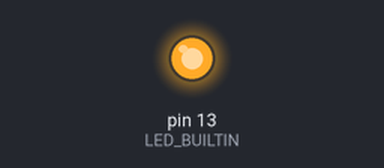
Simulated run of this sketch. Board: Arduino Uno, built with avr-gcc and run on an emulated ATmega328P. Shown: output pins drawn as LEDs (lit = HIGH).

Above: at 0.6 s.
At 49.2 s:
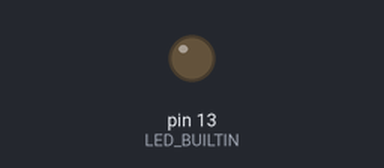
Timing chart, 0 to 52.5 s (numbered marks = the images above):
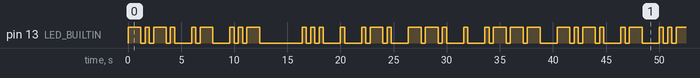

The sketch:

Morse_code.ino
```cpp
class MorseCode {
  private:
    int unitTiming = 400;

    String decodeChar(char alpha) {
      switch (alpha) {
        case 'a': return ".-";
        case 'b': return "-...";
        case 'c': return "-.-.";
        case 'd': return "-..";
        case 'e': return ".";
        case 'f': return "..-.";
        case 'g': return "--.";
        case 'h': return "....";
        case 'i': return "..";
        case 'j': return ".---";
        case 'k': return "-.-.";
        case 'l': return ".-..";
        case 'm': return "--";
        case 'n': return "-.";
        case 'o': return "---";
        case 'p': return ".--.";
        case 'q': return "--.-";
        case 'r': return ".-.";
        case 's': return "...";
        case 't': return "-";
        case 'u': return "..-";
        case 'v': return "...-";
        case 'w': return ".--";
        case 'x': return "-..-";
        case 'y': return "-.--";
        case 'z': return "--..";
        default:  return "/";
      }
    }

  public:
    void translate(String input, void (*blinkOn)(int), void (*blinkOff)(int)) {
      for (int i = 0; i < input.length(); i++) {
        String decoded = decodeChar(input[i]);

        for (int j = 0; j < decoded.length(); j++) {
          char symbol = char(decoded[j]);

          if (symbol == '.') {
            blinkOn(unitTiming);
            blinkOff(unitTiming);
          } else if (symbol == '-') {
            blinkOn(unitTiming * 3);
            blinkOff(unitTiming);
          } else if (symbol == '/') {
            blinkOff(unitTiming * 3);
          }
        }
        blinkOff(unitTiming * 3);
      }
    }
};

void blinkOn(int unitTiming) {
  digitalWrite(LED_BUILTIN, HIGH);   // turn the LED on (HIGH is the voltage level)
  delay(unitTiming);
}

void blinkOff(int unitTiming) {
  digitalWrite(LED_BUILTIN, LOW);    // turn the LED off by making the voltage LOW
  delay(unitTiming);
}

MorseCode morseCode = MorseCode();

void setup() {
  // initialize digital pin LED_BUILTIN as an output.
  pinMode(LED_BUILTIN, OUTPUT);
}

void loop() {
  morseCode.translate("cau sergej", &blinkOn, &blinkOff);
}
```

Measured:
- by itself, pin 13 (LED_BUILTIN): moves between LOW and HIGH, repeating every 40.4 s
- by itself, everything shown: repeats every 40.4 s, in 48 steps
